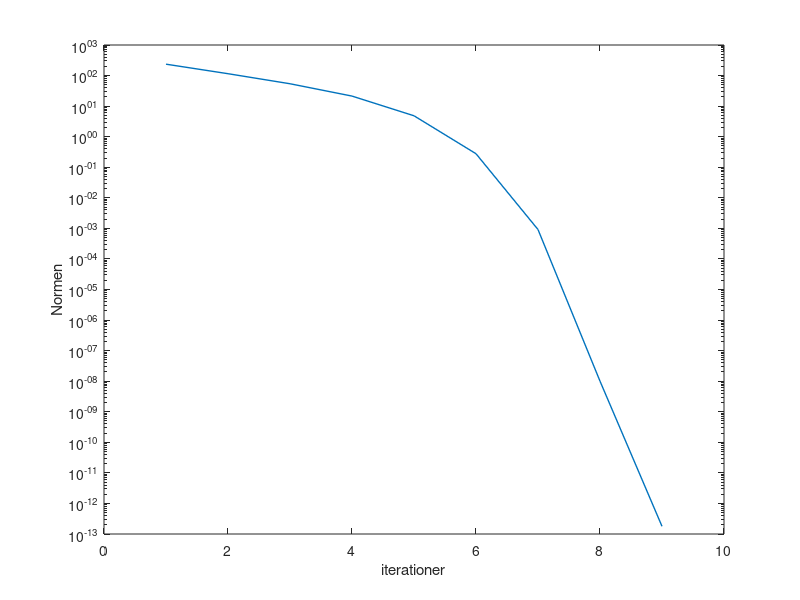
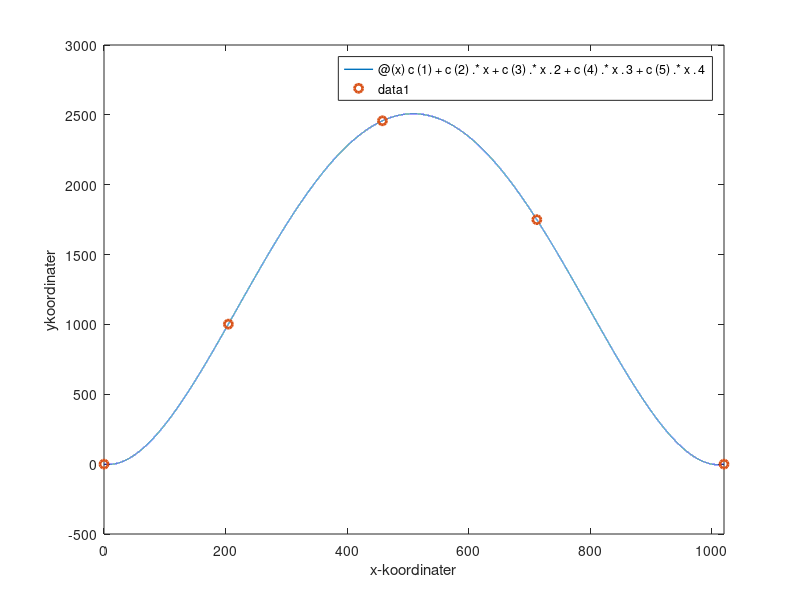

Reproduce these figures in MATLAB, in order.
%Uppgidt 3a

% vektor av alla xA och yA värdena för P1,P2 och P3
%     xA, yA 
A = [175, 950;
     410, 2400;
     675, 1730];

xA=[175, 410, 675]';
yA=[950,2400,1730]';

% vektor av alla xB och yB värdena för P1,P2 och P3
%    xB , yB
B = [160, 1008;
      381, 2500 ;
      656, 1760];

xB=[160,381,656];
yB=[1008, 2500, 1760];

% vektor av alla avstånd mellan xA, xB värdena och P1,P2 och P3
%     LA , LB
L = [ 60 , 45;
      75 , 88;
      42 , 57];

LA=[60, 75, 42];
LB=[45, 88, 57];

%funtionen: 2 ekvationssystem för en Punkt. 6 okända. 
% (x-xA)^2 +(y-yA)^2=LA^2
% (x-xB)^2 +(y-yB)^2=LB^2
% x och y värdena är okända som vi ska hitta och xA,xB samt yA,yB värden
% tas från vektor A och B


g = @(x,y) [
    (x-xA).^2 + (y-yA).^2 - LA.^2;
    (x-xB).^2 + (y-yB).^2 - LB.^2;
    
    ]
Jg = @(x,y) [
    2* (x - xA), 2*(y - yA);
    2* (x - xB), 2*(y - yB);

    ]


f = @(x1,y1,x2,y2,x3,y3) [
    (x1 - A(1,1))^2 + (y1 - A(1,2))^2 + 0 + 0 + 0 + 0 - (L(1,1)^2);
    (x1 - B(1,1))^2 + (y1 - B(1,2))^2 + 0 + 0 + 0 + 0 - (L(1,2)^2);
    0 + 0 + (x2 - A(2,1))^2 + (y2 - A(2,2))^2 + 0 + 0 - (L(2,1)^2);
    0 + 0 + (x2 - B(2,1))^2 + (y2 - B(2,2))^2 + 0 + 0 - (L(2,2)^2);
    0 + 0 + 0 + 0 + (x3 - A(3,1))^2 + (y3 - A(3,2))^2 - (L(3,1)^2);
    0 + 0 + 0 + 0 + (x3 - B(3,1))^2 + (y3 - B(3,2))^2 - (L(3,2)^2);

   
];




% komponenterna i Jacobianen: derivatan
J = @(x1,y1,x2,y2,x3,y3) [
    2* (x1 - A(1,1)), 2*(y1 - A(1,2)), 0, 0, 0, 0;
    2*(x1 - B(1,1)), 2*(y1 - B(1,2)), 0, 0, 0, 0;
    0, 0, 2*(x2 - A(2,1)), 2*(y2 - A(2,2)), 0, 0;
    0, 0, 2*(x2 - B(2,1)), 2*(y2 - B(2,2)), 0, 0;
    0, 0, 0, 0, 2*(x3 - A(3,1)), 2*(y3 - A(3,2));
    0, 0, 0, 0, 2*(x3 - B(3,1)), 2*(y3 - B(3,2));
];

% Startgissning, 2 gissning per elemnt för att cirkeln skärs i två punkter
%{
x1start=[205, 123];  
y1start=[1001, 980];
x2start=[458,338];  
y2start=[2457, 2422];  
x3start=[713, 653];  
y3start=[713, 1757];  
%}
x1start=[200, 100];  
y1start=[1000, 980];
x2start=[460,350];  
y2start=[2500, 2400];  
x3start=[700, 650];  
y3start=[700, 1800];  


%toleransen
tol=1e-11;

% Cirkeln skärs i två punkter --> loopa över de två skärningspunkterna
for i=1:2   
    x1=x1start(i);
    y1=y1start(i);
    x2=x2start(i);
    y2=y2start(i);
    x3=x3start(i);
    y3=y3start(i);
   
    
    % Här Newtons metod implementeras
    hnorm = 1; iter = 0; diffx=[];
    while hnorm > tol && iter < 20
        iter = iter + 1;
        h = -J ( x1,y1,x2,y2,x3,y3 ) \ f ( x1,y1,x2,y2,x3,y3 ) ; % Los linjara ekvsystemet
       % Uppdatera enligt xn+1=h+xn
        x1 = x1 + h(1) ; y1= y1+h(2) ; 
        x2=x2+h(3); y2 = y2+h(4);
        x3 = x3 + h(5); y3 = y3 + h(6);
        % normen av alla punkt element
        hnorm = norm ( h ) ;
        % spara normen i en vektor för att plotta
        diffx=[diffx,norm(h)];
        %disp ([ iter x1 y1 x2 y2 x3 y3 hnorm ])
    end



    % När Newton är klar, lagra resultatet i radvektorerna 
    % x1rot, y1rot... (ett värde för varje skärningspunkt)
    x1rot(i) = x1;
    y1rot(i) =y1;
    x2rot(i) = x2;
    y2rot(i) =y2;
    x3rot(i) = x3;
    y3rot(i) =y3;
end

% Punkt P1
rotP11 = [x1rot(1), y1rot(1)]; % första skärningspunkt
rotP12 = [x1rot(2), y1rot(2)]; % andra skärningspunkt
% Punkt P2
rotP21 = [x2rot(1), y2rot(1)]; % första skärningspunkt
rotP22 = [x2rot(2), y2rot(2)]; % andra skärningspunkt
% Punkt P3
rotP31 = [x3rot(1), y3rot(1)]; % första skärningspunkt
rotP32 = [x3rot(2), y3rot(2)]; % andra skärningspunkt

disp("Intersection points: both roots for P1, P2 and P3");
disp("P1 root 1");
disp(rotP11);
disp("P1 root 2");
disp(rotP12);
disp("P2 root 1");
disp(rotP21);
disp("P2 root 2");
disp(rotP22); 
disp("P3 root 1");
disp(rotP31);
disp("P3 root 2");
disp(rotP32); 


% Konvergenshastighet
figure;
semilogy(1:length(diffx), diffx,'LineWidth',1);
xlabel('iterationer')
ylabel('Normen')

%______________-----------------___________________--------------------____________________------------------
% Uppgift 3b

%Ansats: P = c0+c1x+c2x^2+c3x^3+c4^x^4
% Ac=b
P0=[0;0];
P4=[1020;0];
rot_y = [P0(2), rotP11(2), rotP21(2), rotP32(2), P4(2)]';
rot_x = [P0(1), rotP11(1), rotP21(1), rotP32(1), P4(1)]';
d = length(rot_y);


A1 = [ones(d, 1), rot_x, rot_x.^2, rot_x.^3, rot_x.^4];
%{
A=[ones(1,5); % konstanta termen 
    P0(1),rotP11(1), rotP21(1),rotP31(1),P4(1); % linjärna termen x
    P0(1),(rotP11(1)^2), (rotP21(1)^2),(rotP31(1)^2),(P4(1)^2); % kvadratiska termen x^2
    P0(1),rotP11(1)^3, rotP21(1)^3,rotP31(1)^3,P4(1)^3; % x^3
    P0(1),rotP11(1)^4, rotP21(1)^4,rotP31(1)^4,P4(1)^4; % x^4
    ]'
%}

c=A1\rot_y

p = @(x) c(1) + c(2).*x + c(3).*x.^2 + c(4).*x.^3 + c(5).*x.^4;

figure;
grid on;
fplot(p,[0,1020],'LineWidth',1);
hold on;
plot(rot_x,rot_y,'o','LineWidth',2)
xlabel('x-koordinater')
ylabel('ykoordinater')

fprintf("%.10f\n",c(5))

